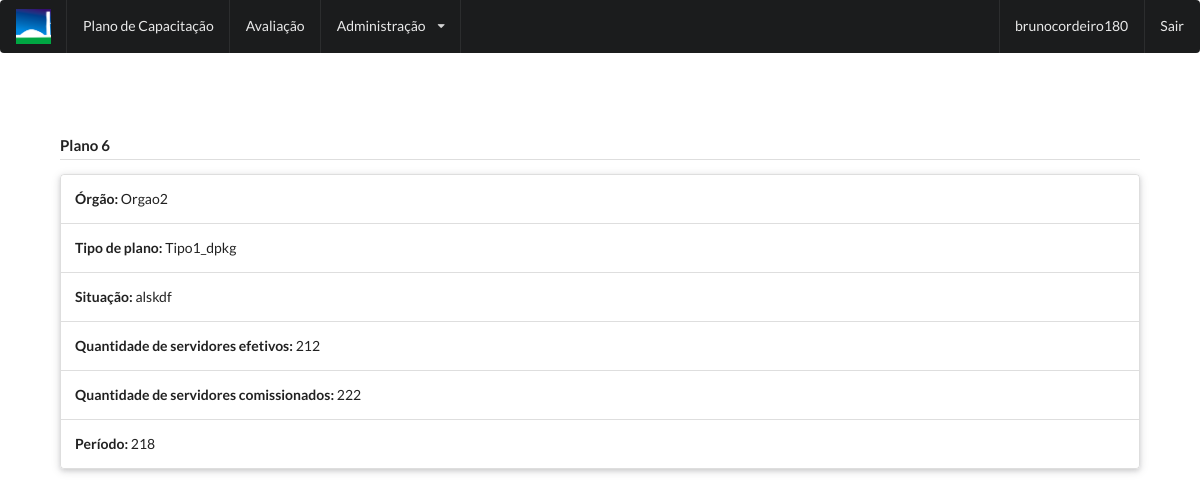
/plano/6/show/ (signed in), run on the app's committed database.
### novo_capacita/models.py (models this page shows)
class Plano_Capacitacao(models.Model):
    cod_plano_capacitacao = models.AutoField(primary_key=True)
    cod_orgao = models.ForeignKey('Orgao', on_delete=models.CASCADE)
    cod_tipo_plano_capacitacao = models.ForeignKey('Tipo_Plano_Capacitacao', on_delete=models.CASCADE)
    situacao = models.CharField(max_length=200)
    qtd_servidores_efetivos = models.IntegerField()
    qtd_servidores_comissionados = models.IntegerField()
    ano_plano_capacitacao = models.DecimalField(decimal_places=0, max_digits=4, null= False)
    ind_excluido = models.DecimalField(default=0,decimal_places=0, max_digits=2)
    class Meta:
        db_table = 'Plano_Capacitacao'

class Orgao(models.Model):
    cod_orgao = models.AutoField(primary_key=True)
    nome = models.CharField(max_length=200)
    def __str__(self):
        return self.nome
    class Meta:
        db_table = 'Orgao'

class Tipo_Plano_Capacitacao(models.Model):
    cod_tipo_plano_capacitacao = models.AutoField(primary_key=True)
    sgl_tipo_plano_capacitacao = models.CharField(max_length = 6, null=False)
    nome_tipo_plano_capacitacao = models.CharField(max_length= 200, null=False)
    ind_excluido = models.DecimalField(default=0,decimal_places=0, max_digits=2)
    def __str__(self):
        return self.nome_tipo_plano_capacitacao
    class Meta:
        db_table = 'Tipo_Plano_Capacitacao'

### novo_capacita/views.py (the view)
# urls.py: url(r'^plano/(?P<id>\d+)/show/$', views.plano_show, name='plano_show'),
def plano_show(request, id):
    plano = get_object_or_404(Plano_Capacitacao, pk=id)
    return render(request, 'novo_capacita/plano_show.html', {'plano' : plano})

### novo_capacita/templates/novo_capacita/plano_show.html
{% extends 'novo_capacita/base.html' %}
{% block content %}
    <div class="table_div">
        <br>
        <h4 class="ui dividing header">Plano {{ plano.cod_plano_capacitacao }}</h4>
        <div class="ui raised segments">
            <div class="ui segment">
                <p><b>Órgão:</b> {{ plano.cod_orgao }}</p>
            </div>
            <div class="ui segment">
                <p><b>Tipo de plano:</b> {{ plano.cod_tipo_plano_capacitacao }}</p>
            </div>
            <div class="ui segment">
                <p><b>Situação:</b> {{ plano.situacao }}</p>
            </div>
            <div class="ui segment">
                <p><b>Quantidade de servidores efetivos:</b> {{ plano.qtd_servidores_efetivos }}</p>
            </div>
            <div class="ui segment">
                <p><b>Quantidade de servidores comissionados:</b> {{ plano.qtd_servidores_comissionados }}</p>
            </div>
            <div class="ui segment">
                <p><b>Período:</b> {{ plano.ano_plano_capacitacao }}</p>
            </div>
        </div>
        <br>
    </div>
    {% endblock %}

### novo_capacita/templates/novo_capacita/base.html (shortened to what this page needs)
{% load staticfiles %}
<!DOCTYPE html>
<html>
<head>
    <link rel="stylesheet" href="{% static 'css/semantic.min.css' %}">
    <link rel="stylesheet" href="{% static 'css/table.css' %}">
</head>
<body>
    <div class="ui inverted menu">
        <div class="item">
            <img src="{% static 'images/senado.png' %}">
        </div>
        <a href="/plano/" class="item">Plano de Capacitação</a>
        <a class="item">Avaliação</a>
        <div class="ui dropdown item">
            Administração
            <i class="dropdown icon"></i>
        </div>
        {% if user.is_authenticated %}
        <div class="right menu">
            <div class="ui item">
                {{ user.username }}
            </div>
            <a class="ui item" href="/logout/">
                Sair
            </a>
        </div>
        {% endif %}
    </div>
        {% if user.is_authenticated %}
            {% block content %}
            {% endblock %}
        {% else %}
            <div class="ui container">
                <h4 class="ui dividing header">Você não está logado, por favor realize o login</h4>
                <a href="{% url 'cas_ng_login' %}">login</a>
            </div>
        {% endif %}
</body>
</html>

### novo_capacita/static/css/table.css (style rules this page uses)
.table_div { padding-left: 5%; padding-right: 5%; padding-top: 2%; }

### data on the page
Plano_Capacitacao: cod_plano_capacitacao "6", cod_orgao "Orgao2", cod_tipo_plano_capacitacao "Tipo1_dpkg", situacao "alskdf", qtd_servidores_efetivos "212", qtd_servidores_comissionados "222", ano_plano_capacitacao "218"

### other printed values
{{ user.username }} "brunocordeiro180"
